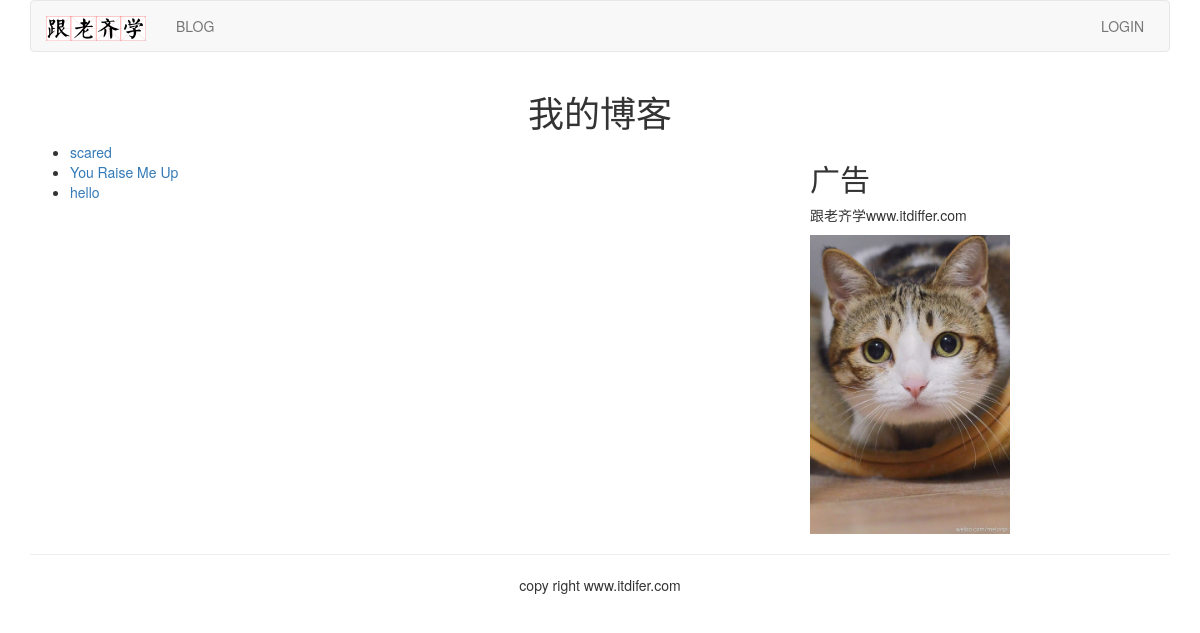
Screenshot of /blog/ with the database file from the repository.
### blog/models.py (models this page shows, shortened)
class BlogArticles(models.Model):
    title=models.CharField(max_length=300) #Char字段
    author=models.ForeignKey(User,related_name="blog_posts",on_delete=models.CASCADE)  #字段外键关联
    body=models.TextField() #String字段
    publish=models.DateTimeField(default=timezone.now) #时间字段，调用timezone包
    class Meta: #定义对象的显示顺序：publish对象的倒序顺序显示
        ordering=("-publish",)

### blog/views.py (the view)
# urls.py: path('', views.blog_title, name='blog_title'),
def blog_title(request):
    blogs=BlogArticles.objects.all()
    return render(request,'blog/titles.html',{'blogs':blogs}) #创建视图跳转连接，并把blogs绑定到request,key为“blogs”

### templates/blog/titles.html (shortened to what this page needs)
{% extends "base.html" %}
{% block content %}
<div class="row text-center vertical-middle-sm">
    <h1>我的博客</h1>
</div>
<div class="row">
    <div class="clo-xs-12 col-md-8">
        <ul>
            {% for blog in blogs %}
                <li><a href="./{{blog.id}}">{{blog.title}}</a></li>
            {% endfor %}
        </ul>
    </div>
    <div class="clo-xs-6 col-md-4">
        <h2>广告</h2>
        <p>跟老齐学www.itdiffer.com</p>
        <img width="200px" src="/static/images/cat.jpg">
    </div>
</div>
{% endblock %}

### rows the page displays
BlogArticles: title "scared"
BlogArticles: title "You Raise Me Up"
BlogArticles: title "hello"
